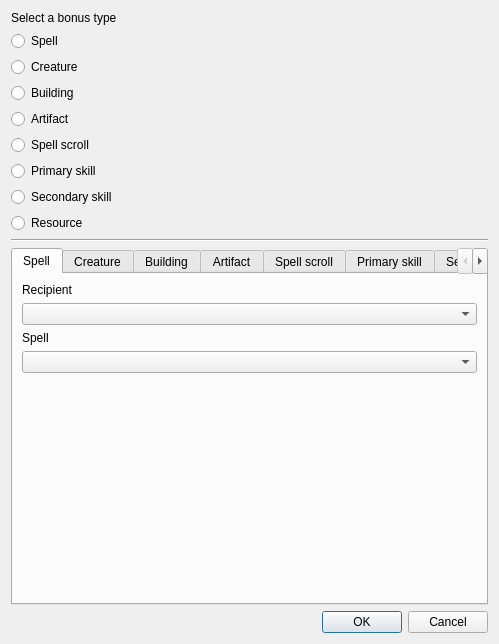
<?xml version="1.0" encoding="UTF-8"?>
<ui version="4.0">
 <class>StartingBonus</class>
 <widget class="QDialog" name="StartingBonus">
  <property name="geometry">
   <rect>
    <x>0</x>
    <y>0</y>
    <width>499</width>
    <height>644</height>
   </rect>
  </property>
  <property name="windowTitle">
   <string>Scenario Properties</string>
  </property>
  <layout class="QVBoxLayout" name="verticalLayout">
   <item>
    <widget class="QLabel" name="labelSelBonusType">
     <property name="text">
      <string>Select a bonus type</string>
     </property>
    </widget>
   </item>
   <item>
    <widget class="QRadioButton" name="radioButtonSpell">
     <property name="text">
      <string>Spell</string>
     </property>
    </widget>
   </item>
   <item>
    <widget class="QRadioButton" name="radioButtonCreature">
     <property name="text">
      <string>Creature</string>
     </property>
    </widget>
   </item>
   <item>
    <widget class="QRadioButton" name="radioButtonBuilding">
     <property name="text">
      <string>Building</string>
     </property>
    </widget>
   </item>
   <item>
    <widget class="QRadioButton" name="radioButtonArtifact">
     <property name="text">
      <string>Artifact</string>
     </property>
    </widget>
   </item>
   <item>
    <widget class="QRadioButton" name="radioButtonSpellScroll">
     <property name="text">
      <string>Spell scroll</string>
     </property>
    </widget>
   </item>
   <item>
    <widget class="QRadioButton" name="radioButtonPrimarySkill">
     <property name="text">
      <string>Primary skill</string>
     </property>
    </widget>
   </item>
   <item>
    <widget class="QRadioButton" name="radioButtonSecondarySkill">
     <property name="text">
      <string>Secondary skill</string>
     </property>
    </widget>
   </item>
   <item>
    <widget class="QRadioButton" name="radioButtonResource">
     <property name="text">
      <string>Resource</string>
     </property>
    </widget>
   </item>
   <item>
    <widget class="Line" name="line">
     <property name="orientation">
      <enum>Qt::Horizontal</enum>
     </property>
    </widget>
   </item>
   <item>
    <widget class="QTabWidget" name="tabWidget">
     <property name="currentIndex">
      <number>0</number>
     </property>
     <widget class="QWidget" name="tabSpell">
      <attribute name="title">
       <string>Spell</string>
      </attribute>
      <layout class="QVBoxLayout" name="verticalLayout_2">
       <item>
        <widget class="QLabel" name="labelSpellRecipient">
         <property name="text">
          <string>Recipient</string>
         </property>
        </widget>
       </item>
       <item>
        <widget class="QComboBox" name="comboBoxSpellRecipient"/>
       </item>
       <item>
        <widget class="QLabel" name="labelSpellSpell">
         <property name="text">
          <string>Spell</string>
         </property>
        </widget>
       </item>
       <item>
        <widget class="QComboBox" name="comboBoxSpellSpell"/>
       </item>
       <item>
        <spacer name="verticalSpacer">
         <property name="orientation">
          <enum>Qt::Vertical</enum>
         </property>
         <property name="sizeHint" stdset="0">
          <size>
           <width>20</width>
           <height>40</height>
          </size>
         </property>
        </spacer>
       </item>
      </layout>
     </widget>
     <widget class="QWidget" name="tabCreature">
      <attribute name="title">
       <string>Creature</string>
      </attribute>
      <layout class="QVBoxLayout" name="verticalLayout_3">
       <item>
        <widget class="QLabel" name="labelCreatureRecipient">
         <property name="text">
          <string>Recipient</string>
         </property>
        </widget>
       </item>
       <item>
        <widget class="QComboBox" name="comboBoxCreatureRecipient"/>
       </item>
       <item>
        <widget class="QLabel" name="labelCreatureCreatureType">
         <property name="text">
          <string>Creature type</string>
         </property>
        </widget>
       </item>
       <item>
        <widget class="QComboBox" name="comboBoxCreatureCreatureType"/>
       </item>
       <item>
        <widget class="QLabel" name="labelCreatureQuantity">
         <property name="text">
          <string>Quantity</string>
         </property>
        </widget>
       </item>
       <item>
        <widget class="QSpinBox" name="spinBoxCreatureQuantity"/>
       </item>
       <item>
        <spacer name="verticalSpacer_2">
         <property name="orientation">
          <enum>Qt::Vertical</enum>
         </property>
         <property name="sizeHint" stdset="0">
          <size>
           <width>20</width>
           <height>40</height>
          </size>
         </property>
        </spacer>
       </item>
      </layout>
     </widget>
     <widget class="QWidget" name="tabBuilding">
      <attribute name="title">
       <string>Building</string>
      </attribute>
      <layout class="QVBoxLayout" name="verticalLayout_4">
       <item>
        <widget class="QLabel" name="labelBuildingBuilding">
         <property name="text">
          <string>Building</string>
         </property>
        </widget>
       </item>
       <item>
        <widget class="QComboBox" name="comboBoxBuildingBuilding"/>
       </item>
       <item>
        <spacer name="verticalSpacer_3">
         <property name="orientation">
          <enum>Qt::Vertical</enum>
         </property>
         <property name="sizeHint" stdset="0">
          <size>
           <width>20</width>
           <height>40</height>
          </size>
         </property>
        </spacer>
       </item>
      </layout>
     </widget>
     <widget class="QWidget" name="tabArtifact">
      <attribute name="title">
       <string>Artifact</string>
      </attribute>
      <layout class="QVBoxLayout" name="verticalLayout_5">
       <item>
        <widget class="QLabel" name="labelArtifactRecipient">
         <property name="text">
          <string>Recipient</string>
         </property>
        </widget>
       </item>
       <item>
        <widget class="QComboBox" name="comboBoxArtifactRecipient"/>
       </item>
       <item>
        <widget class="QLabel" name="labelArtifactArtifact">
         <property name="text">
          <string>Artifact</string>
         </property>
        </widget>
       </item>
       <item>
        <widget class="QComboBox" name="comboBoxArtifactArtifact"/>
       </item>
       <item>
        <spacer name="verticalSpacer_4">
         <property name="orientation">
          <enum>Qt::Vertical</enum>
         </property>
         <property name="sizeHint" stdset="0">
          <size>
           <width>20</width>
           <height>40</height>
          </size>
         </property>
        </spacer>
       </item>
      </layout>
     </widget>
     <widget class="QWidget" name="tabSpellScroll">
      <attribute name="title">
       <string>Spell scroll</string>
      </attribute>
      <layout class="QVBoxLayout" name="verticalLayout_6">
       <item>
        <widget class="QLabel" name="labelSpellScrollRecipient">
         <property name="text">
          <string>Recipient</string>
         </property>
        </widget>
       </item>
       <item>
        <widget class="QComboBox" name="comboBoxSpellScrollRecipient"/>
       </item>
       <item>
        <widget class="QLabel" name="labelSpellScrollSpell">
         <property name="text">
          <string>Spell</string>
         </property>
        </widget>
       </item>
       <item>
        <widget class="QComboBox" name="comboBoxSpellScrollSpell"/>
       </item>
       <item>
        <spacer name="verticalSpacer_5">
         <property name="orientation">
          <enum>Qt::Vertical</enum>
         </property>
         <property name="sizeHint" stdset="0">
          <size>
           <width>20</width>
           <height>40</height>
          </size>
         </property>
        </spacer>
       </item>
      </layout>
     </widget>
     <widget class="QWidget" name="tabPrimarySkill">
      <attribute name="title">
       <string>Primary skill</string>
      </attribute>
      <layout class="QVBoxLayout" name="verticalLayout_7">
       <item>
        <widget class="QLabel" name="labelPrimarySkillRecipient">
         <property name="text">
          <string>Recipient</string>
         </property>
        </widget>
       </item>
       <item>
        <widget class="QComboBox" name="comboBoxPrimarySkillRecipient"/>
       </item>
       <item>
        <widget class="QLabel" name="labelPrimarySkillAttack">
         <property name="text">
          <string>Attack skill</string>
         </property>
        </widget>
       </item>
       <item>
        <widget class="QSpinBox" name="spinBoxPrimarySkillAttack"/>
       </item>
       <item>
        <widget class="QLabel" name="labelPrimarySkillDefense">
         <property name="text">
          <string>Defense skill</string>
         </property>
        </widget>
       </item>
       <item>
        <widget class="QSpinBox" name="spinBoxPrimarySkillDefense"/>
       </item>
       <item>
        <widget class="QLabel" name="labelPrimarySkillSpell">
         <property name="text">
          <string>Spell power</string>
         </property>
        </widget>
       </item>
       <item>
        <widget class="QSpinBox" name="spinBoxPrimarySkillSpell"/>
       </item>
       <item>
        <widget class="QLabel" name="labelPrimarySkillKnowledge">
         <property name="text">
          <string>Knowledge</string>
         </property>
        </widget>
       </item>
       <item>
        <widget class="QSpinBox" name="spinBoxPrimarySkillKnowledge"/>
       </item>
       <item>
        <spacer name="verticalSpacer_6">
         <property name="orientation">
          <enum>Qt::Vertical</enum>
         </property>
         <property name="sizeHint" stdset="0">
          <size>
           <width>20</width>
           <height>40</height>
          </size>
         </property>
        </spacer>
       </item>
      </layout>
     </widget>
     <widget class="QWidget" name="tabSecondarySkill">
      <attribute name="title">
       <string>Secondary skill</string>
      </attribute>
      <layout class="QVBoxLayout" name="verticalLayout_8">
       <item>
        <widget class="QLabel" name="labelSecondarySkillRecipient">
         <property name="text">
          <string>Recipient</string>
         </property>
        </widget>
       </item>
       <item>
        <widget class="QComboBox" name="comboBoxSecondarySkillRecipient"/>
       </item>
       <item>
        <widget class="QLabel" name="labelSecondarySkillSecondarySkill">
         <property name="text">
          <string>Secondary skill</string>
         </property>
        </widget>
       </item>
       <item>
        <widget class="QComboBox" name="comboBoxSecondarySkillSecondarySkill"/>
       </item>
       <item>
        <widget class="QLabel" name="labelSecondarySkillMastery">
         <property name="text">
          <string>Mastery</string>
         </property>
        </widget>
       </item>
       <item>
        <widget class="QComboBox" name="comboBoxSecondarySkillMastery"/>
       </item>
       <item>
        <spacer name="verticalSpacer_7">
         <property name="orientation">
          <enum>Qt::Vertical</enum>
         </property>
         <property name="sizeHint" stdset="0">
          <size>
           <width>20</width>
           <height>40</height>
          </size>
         </property>
        </spacer>
       </item>
      </layout>
     </widget>
     <widget class="QWidget" name="tabResource">
      <attribute name="title">
       <string>Resource</string>
      </attribute>
      <layout class="QVBoxLayout" name="verticalLayout_9">
       <item>
        <widget class="QLabel" name="labelResourceResourceType">
         <property name="text">
          <string>Resource type</string>
         </property>
        </widget>
       </item>
       <item>
        <widget class="QComboBox" name="comboBoxResourceResourceType"/>
       </item>
       <item>
        <widget class="QLabel" name="labelResourceQuantity">
         <property name="text">
          <string>Quantity</string>
         </property>
        </widget>
       </item>
       <item>
        <widget class="QSpinBox" name="spinBoxResourceQuantity"/>
       </item>
       <item>
        <spacer name="verticalSpacer_8">
         <property name="orientation">
          <enum>Qt::Vertical</enum>
         </property>
         <property name="sizeHint" stdset="0">
          <size>
           <width>20</width>
           <height>40</height>
          </size>
         </property>
        </spacer>
       </item>
      </layout>
     </widget>
    </widget>
   </item>
   <item>
    <widget class="QDialogButtonBox" name="buttonBox">
     <property name="orientation">
      <enum>Qt::Horizontal</enum>
     </property>
     <property name="standardButtons">
      <set>QDialogButtonBox::Cancel|QDialogButtonBox::Ok</set>
     </property>
    </widget>
   </item>
  </layout>
 </widget>
 <resources/>
 <connections/>
</ui>
